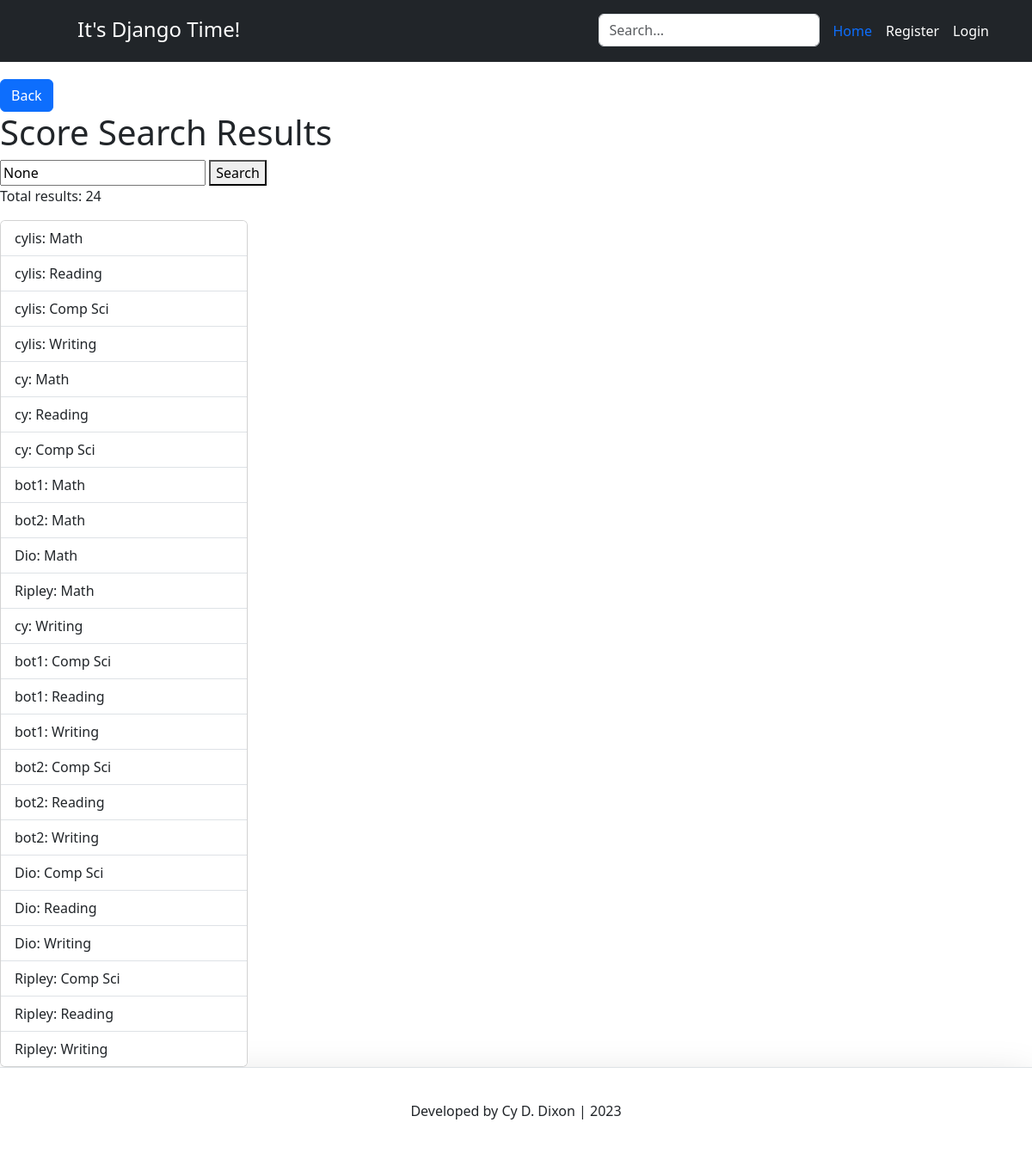
The app's page /search3/ with its own data.
### account/models.py (models this page shows, shortened)
class Grade(models.Model):
	student = models.ForeignKey(Account, on_delete=models.CASCADE)
	letter_grade = models.CharField(max_length=1, default="N")
	subject = models.CharField(max_length=50, default="null")
	percent = models.DecimalField(max_digits=5, decimal_places=2, default=00.00)

class Account(AbstractBaseUser):
	email 					= models.EmailField(verbose_name="email", max_length=60, unique=True)
	username 				= models.CharField(max_length=30, unique=True)
	date_joined				= models.DateTimeField(verbose_name='date joined', auto_now_add=True)
	last_login				= models.DateTimeField(verbose_name='last login', auto_now=True)
	is_admin				= models.BooleanField(default=False)
	is_active				= models.BooleanField(default=True)
	is_staff				= models.BooleanField(default=False)
	is_superuser			= models.BooleanField(default=False)
	USERNAME_FIELD = 'email'
	REQUIRED_FIELDS = ['username']
	objects = MyAccountManager()

### account/views.py (the view)
# urls.py: path('search3/', search_results3, name='search_results3'),
def search_results3(request):
	query3 = request.GET.get('query3')
	if query3:
		results = Grade.objects.filter(percent__icontains=query3)
		combined_results = list(results)
		num_results = len(combined_results)
		if query3 == 'ascending':
			combined_results = Grade.objects.all().order_by('percent')
			num_results = len(combined_results)
		if query3 == 'descending':
			combined_results = Grade.objects.all().order_by('-percent')
			num_results = len(combined_results)
	else:
		combined_results = Grade.objects.all()
		num_results = len(combined_results)
	return render(request, 'search_results3.html', {'results': combined_results, 'query3': query3, 'num_results': num_results })

### account/templates/search_results3.html
{% extends 'base.html' %}
{% load static %}
{% block content %}
<a href="{% url 'scores' %}" class="btn btn-primary">Back</a>
<h1>Score Search Results</h1>
<form action="{% url 'search_results3' %}" method="GET">
    <input type="text" name="query3" placeholder="Search..." value="{{ query3 }}">
    <button type="submit3">Search</button>
</form>
<p>Total results: {{ num_results }}</p>
<div class="card" style="width: 18rem;">
    <ul class="list-group list-group-flush">
    {% for item in results %}
        <li class="list-group-item">{{ item.student.username }}: {{ item.subject }} {{ item.perc }}</li>
    {% empty %}
        <li>No results found</li>
    {% endfor %}
    </ul>
</div>
{% endblock content %}

### templates/snippets/base_css.html (style rules this page uses)
body { background-color: #F5F5F5; }

### records on screen
Grade: student.username "cylis", subject "Math"
Grade: student.username "cylis", subject "Reading"
Grade: student.username "cylis", subject "Comp Sci"
Grade: student.username "cylis", subject "Writing"
Grade: student.username "cy", subject "Math"
Grade: student.username "cy", subject "Reading"
Grade: student.username "cy", subject "Comp Sci"
Grade: student.username "bot1", subject "Math"
Grade: student.username "bot2", subject "Math"
Grade: student.username "Dio", subject "Math"
Grade: student.username "Ripley", subject "Math"
Grade: student.username "cy", subject "Writing"
Grade: student.username "bot1", subject "Comp Sci"
Grade: student.username "bot1", subject "Reading"
Grade: student.username "bot1", subject "Writing"
Grade: student.username "bot2", subject "Comp Sci"
Grade: student.username "bot2", subject "Reading"
Grade: student.username "bot2", subject "Writing"
Grade: student.username "Dio", subject "Comp Sci"
Grade: student.username "Dio", subject "Reading"
Grade: student.username "Dio", subject "Writing"
Grade: student.username "Ripley", subject "Comp Sci"
Grade: student.username "Ripley", subject "Reading"
Grade: student.username "Ripley", subject "Writing"

### other values on screen
{{ num_results }} "24"
